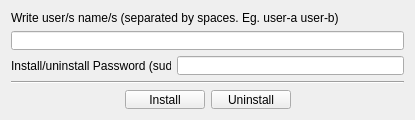
<?xml version="1.0" encoding="UTF-8"?>
<ui version="4.0">
 <class>playblastToGifUI</class>
 <widget class="QWidget" name="playblastToGifUI">
  <property name="geometry">
   <rect>
    <x>0</x>
    <y>0</y>
    <width>415</width>
    <height>120</height>
   </rect>
  </property>
  <property name="sizePolicy">
   <sizepolicy hsizetype="Ignored" vsizetype="Fixed">
    <horstretch>0</horstretch>
    <verstretch>0</verstretch>
   </sizepolicy>
  </property>
  <property name="minimumSize">
   <size>
    <width>415</width>
    <height>120</height>
   </size>
  </property>
  <property name="maximumSize">
   <size>
    <width>16777215</width>
    <height>128</height>
   </size>
  </property>
  <property name="windowTitle">
   <string>Form</string>
  </property>
  <layout class="QGridLayout" name="gridLayout">
   <item row="0" column="0">
    <widget class="QLabel" name="lb_instructions">
     <property name="maximumSize">
      <size>
       <width>16777215</width>
       <height>20</height>
      </size>
     </property>
     <property name="text">
      <string>Write user/s name/s (separated by spaces. Eg. user-a user-b)</string>
     </property>
    </widget>
   </item>
   <item row="1" column="0">
    <widget class="QLineEdit" name="le_userNames">
     <property name="maximumSize">
      <size>
       <width>16777215</width>
       <height>20</height>
      </size>
     </property>
    </widget>
   </item>
   <item row="2" column="0">
    <layout class="QHBoxLayout" name="hl_1">
     <item>
      <widget class="QLabel" name="lb_password">
       <property name="minimumSize">
        <size>
         <width>160</width>
         <height>0</height>
        </size>
       </property>
       <property name="maximumSize">
        <size>
         <width>160</width>
         <height>16777215</height>
        </size>
       </property>
       <property name="text">
        <string>Install/uninstall Password (sudo):</string>
       </property>
      </widget>
     </item>
     <item>
      <widget class="QLineEdit" name="le_password">
       <property name="minimumSize">
        <size>
         <width>200</width>
         <height>0</height>
        </size>
       </property>
       <property name="maximumSize">
        <size>
         <width>16777215</width>
         <height>20</height>
        </size>
       </property>
       <property name="echoMode">
        <enum>QLineEdit::Password</enum>
       </property>
      </widget>
     </item>
    </layout>
   </item>
   <item row="3" column="0">
    <widget class="Line" name="ln_separator01">
     <property name="orientation">
      <enum>Qt::Horizontal</enum>
     </property>
    </widget>
   </item>
   <item row="4" column="0">
    <layout class="QHBoxLayout" name="hl_0">
     <item>
      <spacer name="hs_1">
       <property name="orientation">
        <enum>Qt::Horizontal</enum>
       </property>
       <property name="sizeHint" stdset="0">
        <size>
         <width>40</width>
         <height>20</height>
        </size>
       </property>
      </spacer>
     </item>
     <item>
      <widget class="QPushButton" name="pb_install">
       <property name="maximumSize">
        <size>
         <width>16777215</width>
         <height>20</height>
        </size>
       </property>
       <property name="text">
        <string>Install</string>
       </property>
      </widget>
     </item>
     <item>
      <widget class="QPushButton" name="pb_uninstall">
       <property name="maximumSize">
        <size>
         <width>16777215</width>
         <height>20</height>
        </size>
       </property>
       <property name="text">
        <string>Uninstall</string>
       </property>
      </widget>
     </item>
     <item>
      <spacer name="hs_2">
       <property name="orientation">
        <enum>Qt::Horizontal</enum>
       </property>
       <property name="sizeHint" stdset="0">
        <size>
         <width>40</width>
         <height>20</height>
        </size>
       </property>
      </spacer>
     </item>
    </layout>
   </item>
  </layout>
 </widget>
 <tabstops>
  <tabstop>le_userNames</tabstop>
  <tabstop>le_password</tabstop>
  <tabstop>pb_install</tabstop>
  <tabstop>pb_uninstall</tabstop>
 </tabstops>
 <resources/>
 <connections/>
</ui>
